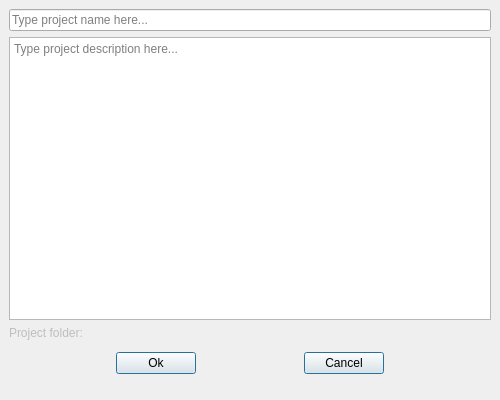
<?xml version="1.0" encoding="utf-8"?>
<!--
######################################################################################################################
# Copyright (C) 2017 - 2019 Spine project consortium
# This file is part of Spine Toolbox.
# Spine Toolbox is free software: you can redistribute it and/or modify it under the terms of the GNU Lesser General
# Public License as published by the Free Software Foundation, either version 3 of the License, or (at your option)
# any later version. This program is distributed in the hope that it will be useful, but WITHOUT ANY WARRANTY;
# without even the implied warranty of MERCHANTABILITY or FITNESS FOR A PARTICULAR PURPOSE. See the GNU Lesser General
# Public License for more details. You should have received a copy of the GNU Lesser General Public License along with
# this program. If not, see <http://www.gnu.org/licenses/>.
######################################################################################################################
-->
<ui version="4.0">
 <class>Form</class>
 <widget class="QWidget" name="Form">
  <property name="windowModality">
   <enum>Qt::ApplicationModal</enum>
  </property>
  <property name="geometry">
   <rect>
    <x>0</x>
    <y>0</y>
    <width>500</width>
    <height>400</height>
   </rect>
  </property>
  <property name="minimumSize">
   <size>
    <width>500</width>
    <height>400</height>
   </size>
  </property>
  <property name="maximumSize">
   <size>
    <width>500</width>
    <height>400</height>
   </size>
  </property>
  <property name="windowTitle">
   <string>New Project</string>
  </property>
  <layout class="QVBoxLayout" name="verticalLayout">
   <property name="spacing">
    <number>0</number>
   </property>
   <property name="leftMargin">
    <number>0</number>
   </property>
   <property name="topMargin">
    <number>0</number>
   </property>
   <property name="rightMargin">
    <number>0</number>
   </property>
   <property name="bottomMargin">
    <number>0</number>
   </property>
   <item>
    <layout class="QVBoxLayout" name="verticalLayout_2">
     <property name="spacing">
      <number>6</number>
     </property>
     <property name="leftMargin">
      <number>9</number>
     </property>
     <property name="topMargin">
      <number>9</number>
     </property>
     <property name="rightMargin">
      <number>9</number>
     </property>
     <property name="bottomMargin">
      <number>0</number>
     </property>
     <item>
      <widget class="QLineEdit" name="lineEdit_project_name">
       <property name="toolTip">
        <string>&lt;html&gt;&lt;head/&gt;&lt;body&gt;&lt;p&gt;Project name (Required)&lt;/p&gt;&lt;/body&gt;&lt;/html&gt;</string>
       </property>
       <property name="placeholderText">
        <string>Type project name here...</string>
       </property>
      </widget>
     </item>
     <item>
      <widget class="QTextEdit" name="textEdit_description">
       <property name="toolTip">
        <string>&lt;html&gt;&lt;head/&gt;&lt;body&gt;&lt;p&gt;Project description (Optional)&lt;/p&gt;&lt;/body&gt;&lt;/html&gt;</string>
       </property>
       <property name="tabChangesFocus">
        <bool>true</bool>
       </property>
       <property name="acceptRichText">
        <bool>false</bool>
       </property>
       <property name="placeholderText">
        <string>Type project description here...</string>
       </property>
      </widget>
     </item>
     <item>
      <widget class="QLabel" name="label_folder">
       <property name="enabled">
        <bool>false</bool>
       </property>
       <property name="contextMenuPolicy">
        <enum>Qt::NoContextMenu</enum>
       </property>
       <property name="toolTip">
        <string>&lt;html&gt;&lt;head/&gt;&lt;body&gt;&lt;p&gt;Folder name that will be used with the given project name&lt;/p&gt;&lt;/body&gt;&lt;/html&gt;</string>
       </property>
       <property name="frameShape">
        <enum>QFrame::NoFrame</enum>
       </property>
       <property name="frameShadow">
        <enum>QFrame::Plain</enum>
       </property>
       <property name="text">
        <string>Project folder:</string>
       </property>
       <property name="textFormat">
        <enum>Qt::PlainText</enum>
       </property>
       <property name="indent">
        <number>-1</number>
       </property>
      </widget>
     </item>
     <item>
      <layout class="QHBoxLayout" name="horizontalLayout">
       <property name="spacing">
        <number>0</number>
       </property>
       <property name="topMargin">
        <number>6</number>
       </property>
       <property name="bottomMargin">
        <number>6</number>
       </property>
       <item>
        <spacer name="horizontalSpacer">
         <property name="orientation">
          <enum>Qt::Horizontal</enum>
         </property>
         <property name="sizeHint" stdset="0">
          <size>
           <width>40</width>
           <height>20</height>
          </size>
         </property>
        </spacer>
       </item>
       <item>
        <widget class="QPushButton" name="pushButton_ok">
         <property name="text">
          <string>Ok</string>
         </property>
         <property name="default">
          <bool>true</bool>
         </property>
        </widget>
       </item>
       <item>
        <spacer name="horizontalSpacer_3">
         <property name="orientation">
          <enum>Qt::Horizontal</enum>
         </property>
         <property name="sizeHint" stdset="0">
          <size>
           <width>40</width>
           <height>20</height>
          </size>
         </property>
        </spacer>
       </item>
       <item>
        <widget class="QPushButton" name="pushButton_cancel">
         <property name="text">
          <string>Cancel</string>
         </property>
         <property name="default">
          <bool>true</bool>
         </property>
        </widget>
       </item>
       <item>
        <spacer name="horizontalSpacer_2">
         <property name="orientation">
          <enum>Qt::Horizontal</enum>
         </property>
         <property name="sizeHint" stdset="0">
          <size>
           <width>40</width>
           <height>20</height>
          </size>
         </property>
        </spacer>
       </item>
      </layout>
     </item>
    </layout>
   </item>
   <item>
    <layout class="QHBoxLayout" name="horizontalLayout_statusbar_placeholder">
     <property name="bottomMargin">
      <number>0</number>
     </property>
     <item>
      <widget class="QWidget" name="widget_invisible_dummy" native="true">
       <property name="sizePolicy">
        <sizepolicy hsizetype="Fixed" vsizetype="Fixed">
         <horstretch>0</horstretch>
         <verstretch>0</verstretch>
        </sizepolicy>
       </property>
       <property name="minimumSize">
        <size>
         <width>0</width>
         <height>20</height>
        </size>
       </property>
       <property name="maximumSize">
        <size>
         <width>0</width>
         <height>20</height>
        </size>
       </property>
      </widget>
     </item>
    </layout>
   </item>
  </layout>
 </widget>
 <tabstops>
  <tabstop>lineEdit_project_name</tabstop>
  <tabstop>textEdit_description</tabstop>
  <tabstop>pushButton_ok</tabstop>
  <tabstop>pushButton_cancel</tabstop>
 </tabstops>
 <resources/>
 <connections/>
</ui>
